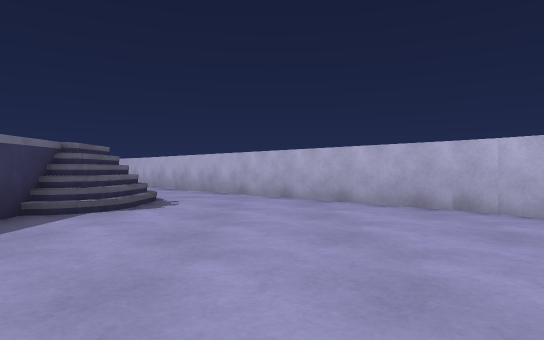
[1] (above)

17 first-person views from a walk through a Unity game level. The camera is 0.58 m above the floor, looks level and sees 75° across. The floor is counted in squares, 1 m on a side. Each view is taken from the middle of a square. On the plan, view 1 faces up. The plan holds only what a view shows up to about 10 squares ahead; the rest is blank. The player character is not drawn.

[2]
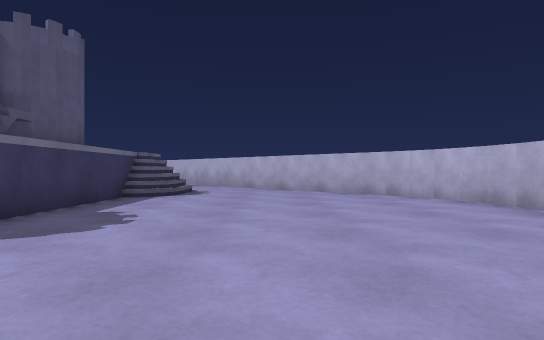

[3]
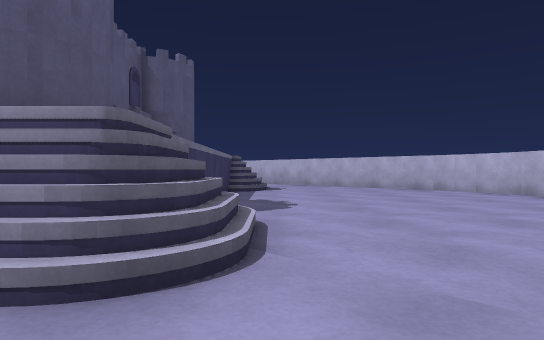

[4]
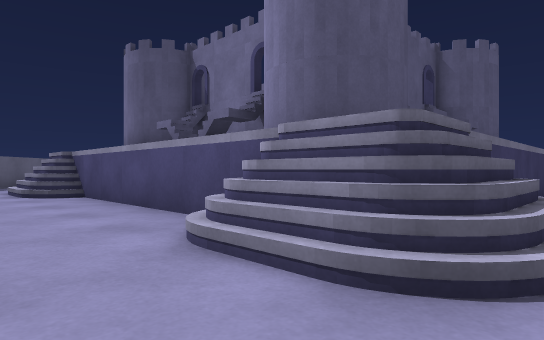

[5]
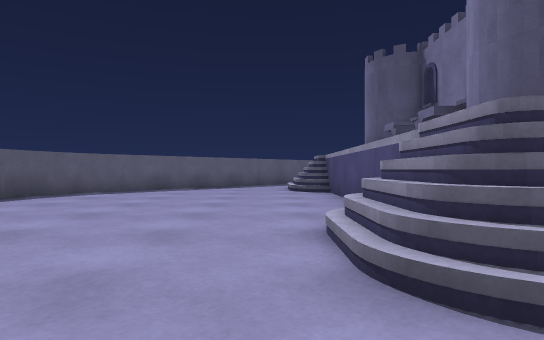

[6]
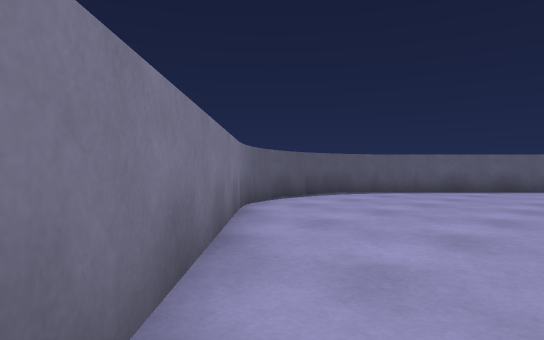

[7]
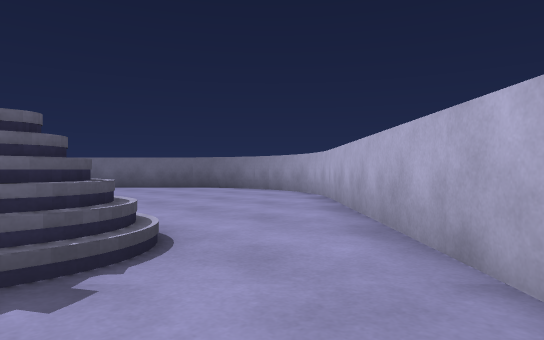

[8]
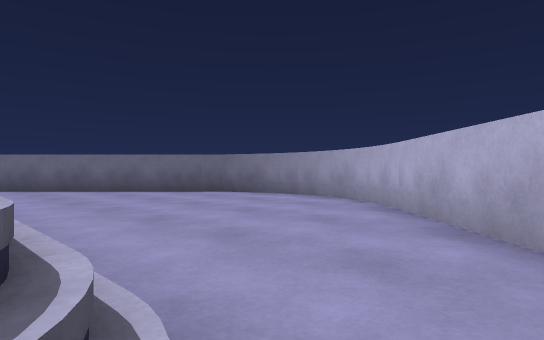

[9]
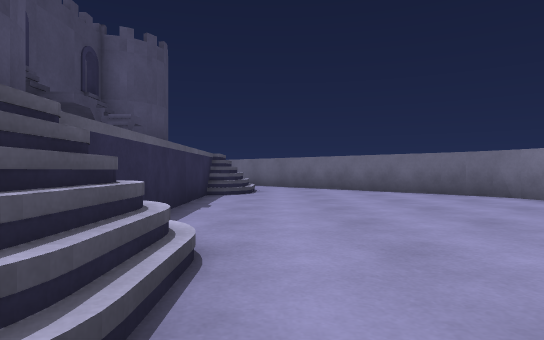

[10]
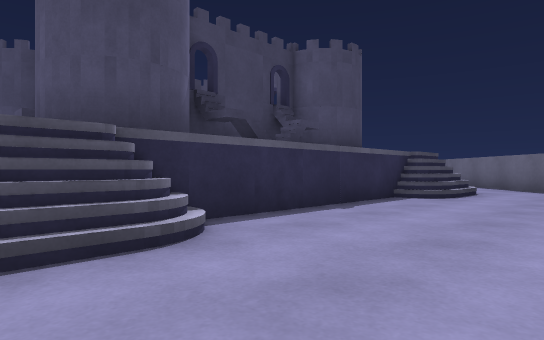

[11]
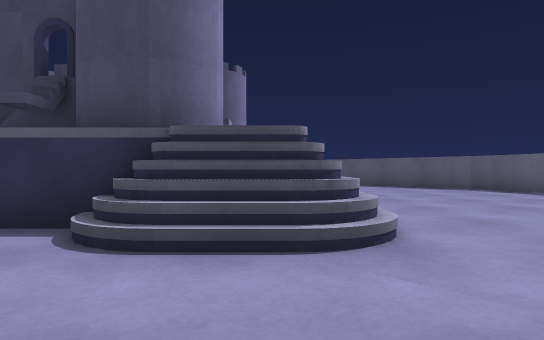

[12]
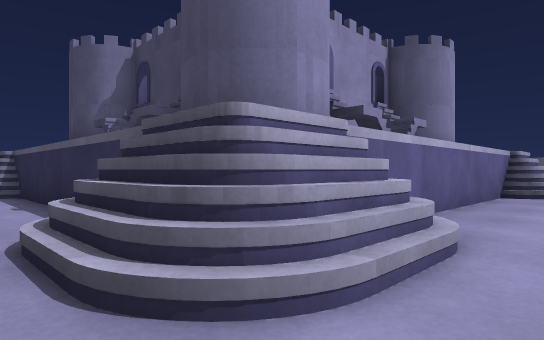

[13]
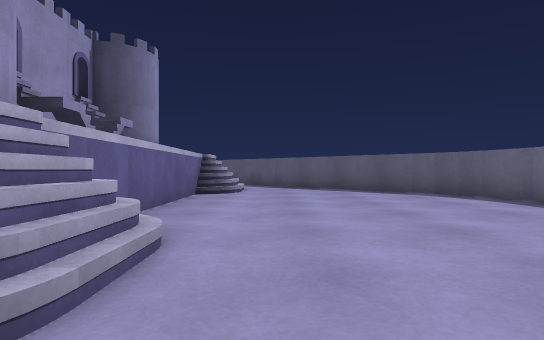

[14]
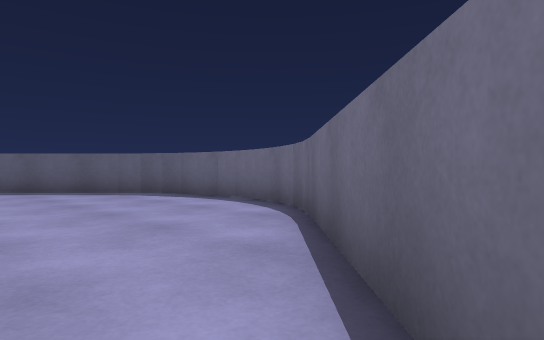

[15]
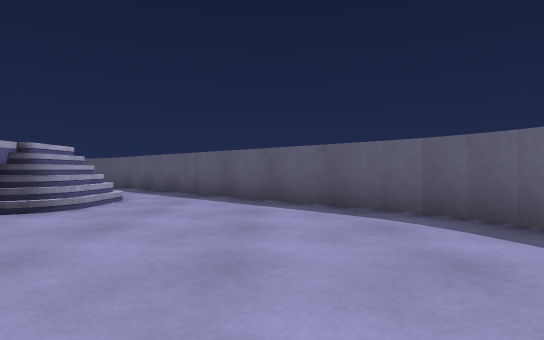

[16]
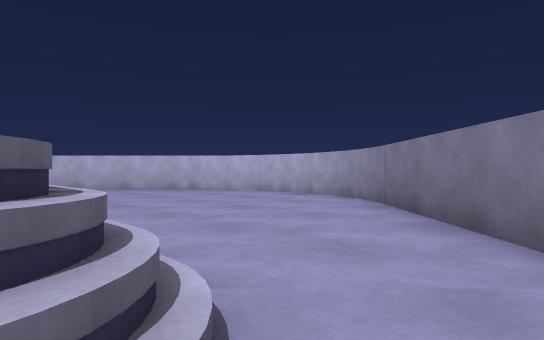

[17]
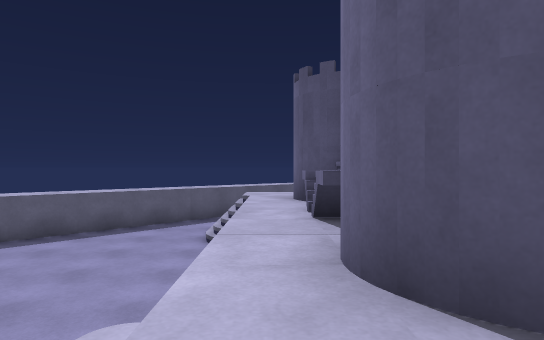

### Floor plan
Key: @ floor where view 1 was taken; # wall or solid block; . main floor; : floor 1 m higher than the main floor; / step, stairs or slope.
Columns run from 19 left of view 1 to 4 right of it. Each row starts with its distance up from view 1.
 14           ####
 13         ###..###
 12        ##......##
 11       ##........##
 10      ##..........##
  9     ##............##
  8    ##..............##
  7   ##..////....////..##
  6  ##.../         //...##
  5 ##....//########//....##
  4 #...... ###   ##.......#
  3 #......//#     #.......#
  2 #......//#       ......#
  1 #......//#       ......#
  0 #....../###   ## ..@...#
 -1 ##....//#######://....##
 -2  ##.../::::::::://...##
 -3   ##..////....////..##
 -4    ##..............##
 -5     ##............##
 -6      ##..........##
 -7       ##........##
 -8        ##......##
 -9         ###..###
-10           ####

Where each view was taken, in squares from view 1:
view 1: 0 up, 0 right, facing up
view 2: 3 down, 0 right, facing up
view 3: 5 down, 2 left, facing up
view 4: 5 down, 2 left, facing up-left
view 5: 4 down, 1 left, facing left
view 6: 4 down, 1 left, facing down-left
view 7: 6 up, 0 right, facing up-left
view 8: 7 up, 2 left, facing up-left
view 9: 8 up, 2 left, facing left
view 10: 10 up, 3 left, facing down-left
view 11: 10 up, 12 left, facing down
view 12: 8 up, 14 left, facing down-right
view 13: 8 up, 14 left, facing down
view 14: 8 up, 14 left, facing down-left
view 15: 4 up, 16 left, facing down
view 16: 4 down, 3 left, facing up-right
view 17: 2 down, 3 left, facing left
